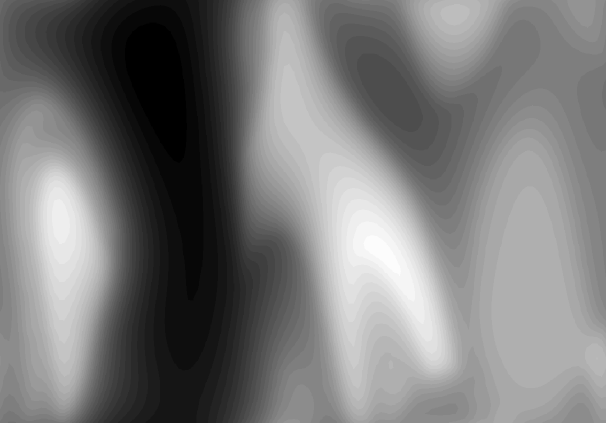
#> input picture Q001-Grav.bmp, 1212 x 845 px (shown at 1/2 size); its folder holds only this picture in this run
$ python 'Synthetic Noddy.py'
#> lines starting #> are read from the running program, lines starting #| are printed output that depends on the picture
import os
import numpy as np
from PIL import Image
from scipy import ndimage
import matplotlib.pyplot as plt
import matplotlib.patches as mpatches
from matplotlib.colors import ListedColormap
from scipy.ndimage import zoom

# This part of the code is for data preparation

# Define lithology mappings for each Q file
lithology_mappings = {
    'Q001': {
        1: 'Mafic volcanic',
        2: 'Sedimentary cover',
        3: 'Psammitic sediment',
        4: 'Felsic intrusive',
        5: 'Pelitic sediment'
    },
    'Q002': {
        1: 'Metamorphic rocks',
        2: 'Sedimentary cover',
        3: 'Psammitic sediment',
        4: 'Pelitic sediment'
    },
    'Q003': {
        1: 'Sedimentary cover',
        2: 'Psammitic sediment',
        3: 'Felsic intrusive',
        4: 'Pelitic sediment'
    },
    'Q004': {
        1: 'Sedimentary cover',
        2: 'Psammitic sediment',
        3: 'Felsic intrusive',
        4: 'Pelitic sediment'
    },
    'Q005': {
        1: 'Chert',
        2: 'Carbonaceous rock',
        3: 'Sedimentary cover',
        4: 'Psammitic sediment',
        5: 'Felsic intrusive',
        6: 'Pelitic sediment'
    },
    'Q006': {
        1: 'Intermediate intrusive',
        2: 'Chert',
        3: 'Sedimentary cover',
        4: 'Carbonaceous rock',
        5: 'Pelitic sediment',
        6: 'Psammitic sediment'
    }
}

def create_output_dir():
    """Create output directory if it doesn't exist."""
    output_dir = "SyntheticNoddy"
    if not os.path.exists(output_dir):
        os.makedirs(output_dir)
        print(f"Created output directory: {output_dir}")
    else:
        print(f"Output directory already exists: {output_dir}")
    return output_dir


def load_bmp_to_matrix(file_path, expected_shape=None, keep_color=False):
    """Load BMP file into numpy matrix."""
    try:
        img = Image.open(file_path)
        if not keep_color and img.mode != 'L':
            img = img.convert('L')

        # Use different data types for color vs grayscale
        if keep_color:
            matrix = np.array(img)  # Keep as uint8 for color images
        else:
            matrix = np.array(img, dtype=np.float64)  # Use float64 for geophysical data

        if expected_shape and matrix.shape[:2] != expected_shape:
            print(f"Warning: {file_path} has shape {matrix.shape}, expected {expected_shape}")

        return matrix
    except Exception as e:
        print(f"Error loading {file_path}: {str(e)}")
        return None


def calculate_1vd(matrix):
    """Calculate the first vertical derivative (1VD) with smoothing."""
    # Apply slight smoothing to reduce noise before differentiation
    smoothed = ndimage.gaussian_filter(matrix, sigma=0.5)
    # Calculate gradient with proper spacing
    grad_y = np.gradient(smoothed, axis=0)
    return grad_y


def calculate_tile(matrix, window_size=3):
    """Calculate tile (local mean)."""
    return ndimage.uniform_filter(matrix, size=window_size)


def calculate_analytical_signal(matrix):
    """Calculate the analytical signal magnitude with improved method."""
    # Apply slight smoothing to reduce noise
    smoothed = ndimage.gaussian_filter(matrix, sigma=0.5)

    # Calculate gradients
    grad_y, grad_x = np.gradient(smoothed)

    # Calculate analytical signal
    analytical_signal = np.sqrt(grad_x ** 2 + grad_y ** 2)

    # Apply slight smoothing to the result to create smoother surfaces
    analytical_signal = ndimage.gaussian_filter(analytical_signal, sigma=0.3)

    return analytical_signal


def plot_geophysics(data, title, filename):
    """Create and save geophysics figure with proper formatting and better visualization."""
    fig, ax = plt.subplots(figsize=(12, 9))

    # Handle potential NaN or infinite values
    data_clean = np.nan_to_num(data, nan=0.0, posinf=0.0, neginf=0.0)

    # Use percentile-based clipping for better contrast
    vmin, vmax = np.percentile(data_clean, [2, 98])

    # Plot with y-axis increasing upward
    extent = [0, data.shape[1], 0, data.shape[0]]

    # Use different colormaps for different data types
    if '1VD' in title:
        cmap = 'RdBu_r'  # Red-Blue colormap for derivatives
    elif 'analytical' in title.lower():
        cmap = 'hot'  # Hot colormap for analytical signal
    else:
        cmap = 'viridis'  # Default colormap

    im = ax.imshow(data_clean, cmap=cmap, extent=extent, aspect='equal',
                   origin='lower', vmin=vmin, vmax=vmax, interpolation='bilinear')

    ax.set_title(title, fontsize=14, pad=20)
    ax.set_xlabel('X Coordinate', fontsize=12)
    ax.set_ylabel('Y Coordinate', fontsize=12)

    # Add colorbar with better formatting
    cbar = fig.colorbar(im, ax=ax, shrink=0.8, pad=0.02)

    # Set colorbar label based on data type
    if '1VD' in title:
        cbar.set_label('1VD (nT/m or mGal/m)', rotation=270, labelpad=20)
    elif 'analytical' in title.lower():
        cbar.set_label('Analytical Signal Amplitude', rotation=270, labelpad=20)
    elif 'tile' in title.lower():
        cbar.set_label('Filtered Amplitude', rotation=270, labelpad=20)
    else:
        cbar.set_label('Intensity', rotation=270, labelpad=20)

    # Add grid for better readability
    ax.grid(True, alpha=0.3)

    plt.tight_layout()
    fig.savefig(filename, dpi=300, bbox_inches='tight')
    plt.close(fig)

    print(f"Saved: {filename} (Range: {vmin:.3f} to {vmax:.3f})")


# [106 lines left out: functions expand_planview_to_geophysics_size, plot_planview, not called in this run]


def process_geophysical_data():
    """Process all gravity and magnetic data files."""
    results = {}
    for i in range(1, 7):
        for field_type in ['Grav', 'Mag']:
            file_name = f"Q{i:03d}-{field_type}.bmp"

            if os.path.exists(file_name):
                print(f"Processing {file_name}...")
                matrix = load_bmp_to_matrix(file_name, expected_shape=(845, 1212))
#> in load_bmp_to_matrix, img is the input picture: PIL image 1212x845 RGB; min 0, max 252, mean 121.2
                if matrix is not None:
                    # Calculate derivatives
                    vd_1 = calculate_1vd(matrix)
#> in calculate_1vd, `grad_y = np.gradient(smoothed, axis=0)`:
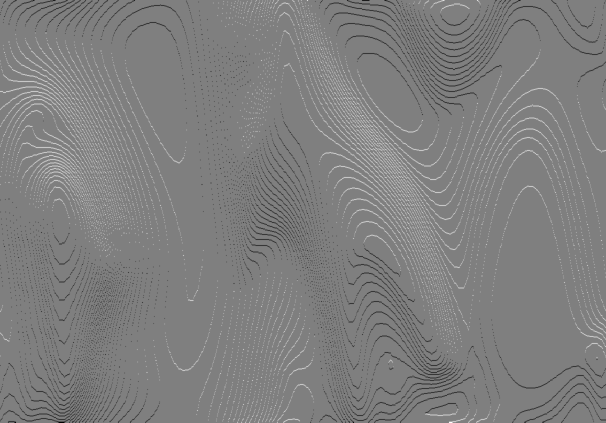
#> grad_y: shape (845, 1212) float64 (shown at 1/2 size); min -5.5, max 5.5, mean 0.00637; drawn with min black and max white
                    tile_result = calculate_tile(matrix)
                    analytical_sig = calculate_analytical_signal(matrix)
#> in calculate_analytical_signal, `grad_y, grad_x = np.gradient(smoothed)`:
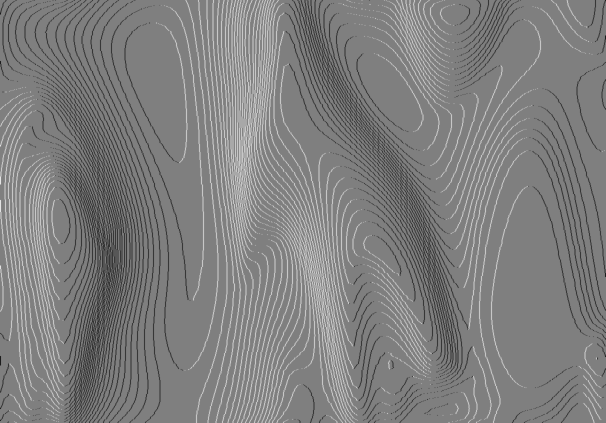
#> grad_x: shape (845, 1212) float64 (shown at 1/2 size); min -5.5, max 5.5, mean 0.00852; drawn with min black and max white
#> in calculate_analytical_signal, `analytical_signal = np.sqrt(grad_x ** 2 + grad_y ** 2)`:
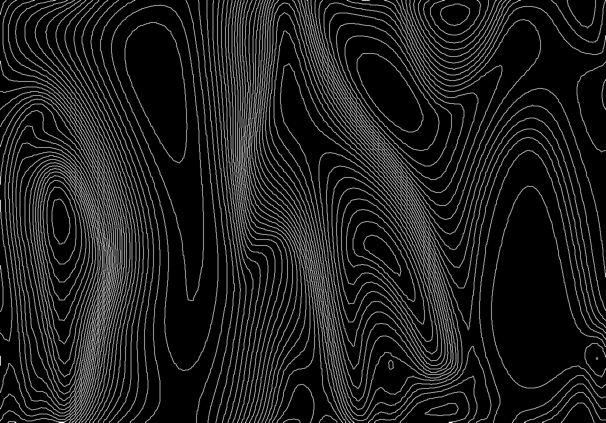
#> analytical_signal: shape (845, 1212) float64 (shown at 1/2 size); min 0, max 5.67, mean 0.62; drawn with min black and max white

                    # Print statistics for debugging
                    print(f"  Raw data range: {matrix.min():.3f} to {matrix.max():.3f}")
                    print(f"  1VD range: {vd_1.min():.3f} to {vd_1.max():.3f}")
                    print(f"  Analytical signal range: {analytical_sig.min():.3f} to {analytical_sig.max():.3f}")

                    results[file_name] = {
                        'raw': matrix,
                        '1VD': vd_1,
                        'tile': tile_result,
                        'analytical_signal': analytical_sig
                    }
            else:
                print(f"File {file_name} not found, skipping...")
    return results


def process_planview_data():
    """Process all planview files with original colors."""
    results = {}
    for i in range(1, 7):
        file_name = f"Q{i:03d}-planview.bmp"

        if os.path.exists(file_name):
            print(f"Processing {file_name}...")
            matrix = load_bmp_to_matrix(file_name, expected_shape=(342, 490), keep_color=True)
            if matrix is not None:
                results[file_name] = matrix
        else:
            print(f"File {file_name} not found, skipping...")
    return results


def validate_exported_data(file_path, expected_shape=None, min_size_kb=100):
    """Validate that exported data meets expectations."""
    try:
        # Check file size
        file_size_kb = os.path.getsize(file_path) / 1024
        if file_size_kb < min_size_kb:
            print(f"  Warning: File size is small ({file_size_kb:.1f}KB < {min_size_kb}KB) - {file_path}")

        # Check data shape if expected_shape is provided
        if expected_shape:
            data = np.load(file_path)
            for key, arr in data.items():
                if arr.shape[:2] != expected_shape:
                    print(f"  Warning: Array {key} has shape {arr.shape}, expected {expected_shape} - {file_path}")
                else:
                    print(f"  Validation OK: {key} has correct shape {expected_shape} - {file_path}")
            data.close()

        return True
    except Exception as e:
        print(f"  Error validating {file_path}: {str(e)}")
        return False


def save_results(output_dir, geophys_data, planview_data):
    """Save all results including figures and data."""
    # Create subdirectories
    fig_dir = os.path.join(output_dir, "Figures")
    data_dir = os.path.join(output_dir, "Data")
    os.makedirs(fig_dir, exist_ok=True)
    os.makedirs(data_dir, exist_ok=True)

    print("\nSaving planview figures...")
    # Save planview figures
    for pv_key, pv_data in planview_data.items():
        base_name = os.path.splitext(pv_key)[0]
        q_number = pv_key[:4]  # Extract Q number (e.g., 'Q001')

        # Save original size figure
        fig_path = os.path.join(fig_dir, f"{base_name}.png")
        plot_planview(pv_data,
                      f"Plan View: {pv_key.replace('.bmp', '')}",
                      fig_path,
                      expanded=False,
                      q_number=q_number)

        # Expand planview to match geophysics size
        expanded_pv = expand_planview_to_geophysics_size(pv_data)

        # Save expanded figure
        fig_path = os.path.join(fig_dir, f"{base_name}_expanded.png")
        plot_planview(expanded_pv,
                      f"Plan View (Expanded): {pv_key.replace('.bmp', '')}",
                      fig_path,
                      expanded=True,
                      q_number=q_number)

        # Verify expansion worked
        if expanded_pv.shape[:2] != (845, 1212):
            print(f"Error: Expanded planview has wrong shape {expanded_pv.shape}, expected (845, 1212)")

        # Save both original and expanded data
        data_path = os.path.join(data_dir, f"{base_name}_processed.npz")
        np.savez_compressed(data_path, original=pv_data, expanded=expanded_pv)

        # Validate the saved file
        print(f"\nValidating {data_path}:")
        validate_exported_data(data_path, expected_shape=(845, 1212), min_size_kb=100)

        # Print array info for debugging
        with np.load(data_path) as data:
            print("  Contents:")
            for key in data.files:
                arr = data[key]
                print(f"    {key}: shape={arr.shape}, dtype={arr.dtype}, size={arr.nbytes / 1024:.1f}KB")
                if arr.dtype == np.uint8:
                    print(f"      Values: unique={len(np.unique(arr))}, min={arr.min()}, max={arr.max()}")
                else:
                    print(f"      Values: min={arr.min():.3f}, max={arr.max():.3f}")

    print("\nSaving geophysical figures...")
    # Save geophysical data figures and data
    for geo_key, geo_data in geophys_data.items():
        base_name = os.path.splitext(geo_key)[0]

        # Save raw data figure
        fig_path = os.path.join(fig_dir, f"{base_name}_raw.png")
        plot_geophysics(geo_data['raw'],
                        f"Raw Data: {geo_key.replace('.bmp', '')}",
                        fig_path)

        # Save processed data figures
        for proc_type in ['1VD', 'tile', 'analytical_signal']:
            fig_path = os.path.join(fig_dir, f"{base_name}_{proc_type}.png")
            plot_geophysics(geo_data[proc_type],
                            f"{proc_type}: {geo_key.replace('.bmp', '')}",
                            fig_path)

        # Save data
        data_path = os.path.join(data_dir, f"{base_name}_processed.npz")
        np.savez_compressed(data_path, **geo_data)

        # Validate the saved file
        print(f"\nValidating {data_path}:")
        validate_exported_data(data_path, expected_shape=(845, 1212), min_size_kb=1000)

        # Print array info for debugging
        with np.load(data_path) as data:
            print("  Contents:")
            for key in data.files:
                arr = data[key]
                print(f"    {key}: shape={arr.shape}, dtype={arr.dtype}, size={arr.nbytes / 1024:.1f}KB")
                print(f"      Values: min={arr.min():.3f}, max={arr.max():.3f}")

    print(f"\nAll results saved to: {output_dir}")


def main():
    print("Starting processing...")

    # Create output directory
    output_dir = create_output_dir()

    print("\nProcessing geophysical data...")
    geophys_data = process_geophysical_data()
#|   Raw data range: 0.000 to 252.000
#|   1VD range: -5.504 to 5.504
#|   Analytical signal range: 0.000 to 5.648
#> geophys_data = 1 item

    print("\nProcessing planview data...")
    planview_data = process_planview_data()

    if geophys_data or planview_data:
        print("\nSaving results...")
        save_results(output_dir, geophys_data, planview_data)
#> the loop in save_results, `for geo_key, geo_data in geophys_data.items():` made 1 pass
#> (geo_key, file_size_kb in validate_exported_data) on pass 1: ('Q001-Grav.bmp', 3824.1)
#> (printed output is left out)
#> pass 1, in plot_geophysics, `fig.savefig(filename, dpi=300, bbox_inches='tight')`:
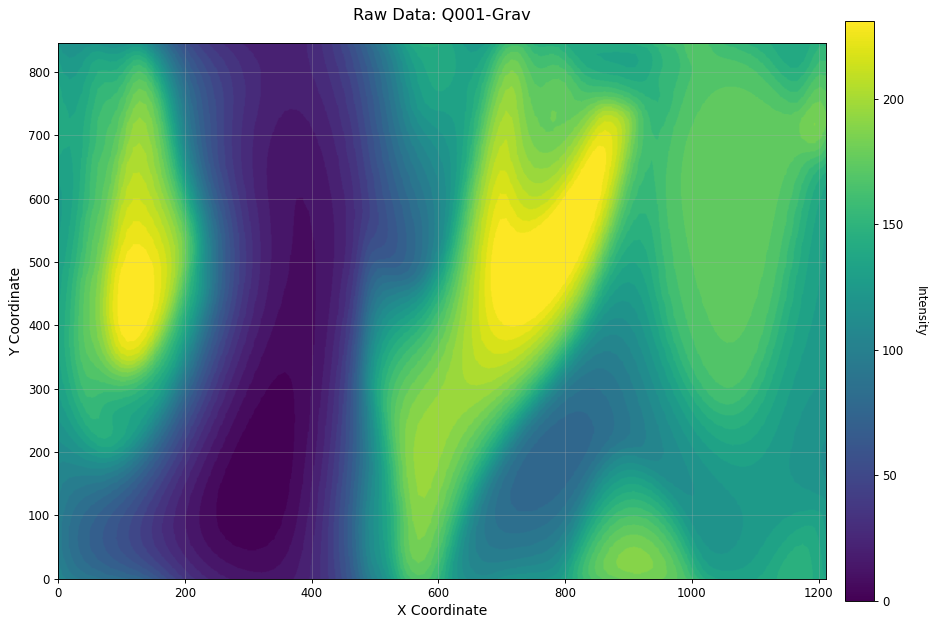
#> figure drawn by matplotlib, 2 panels
#> pass 1, in plot_geophysics (call 2), `fig.savefig(filename, dpi=300, bbox_inches='tight')`:
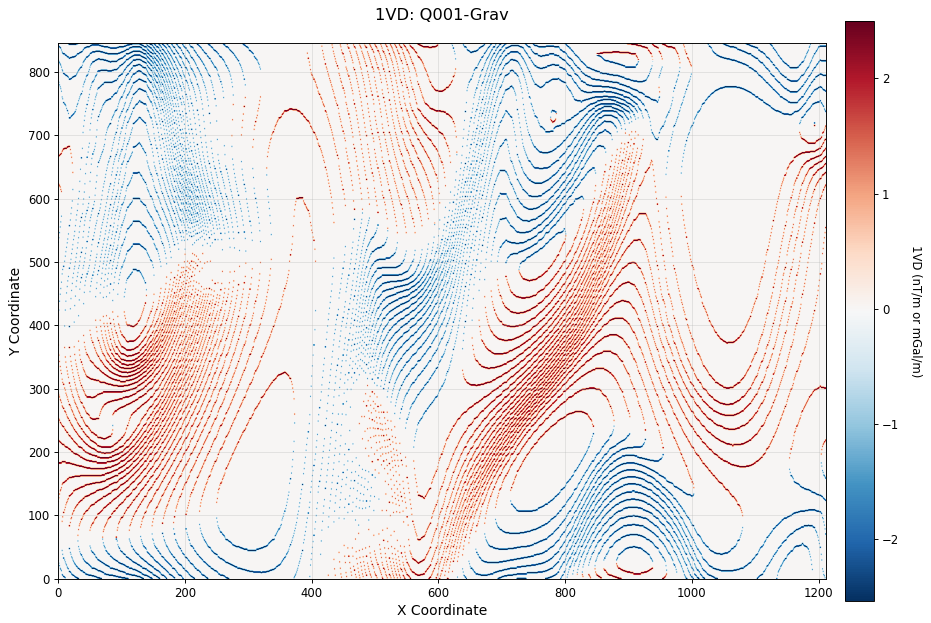
#> figure drawn by matplotlib, 2 panels
#> pass 1, in plot_geophysics (call 4), `fig.savefig(filename, dpi=300, bbox_inches='tight')`:
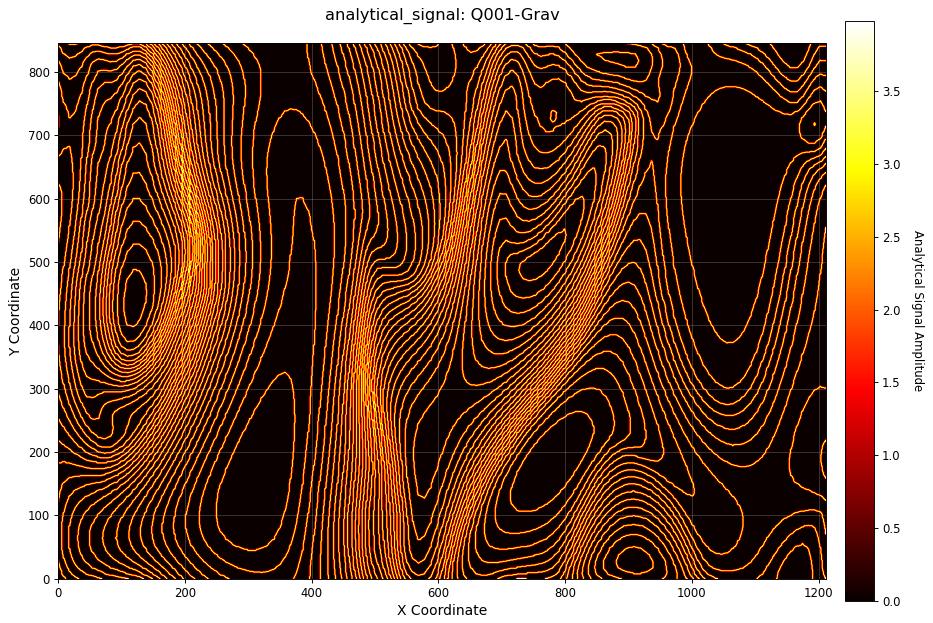
#> figure drawn by matplotlib, 2 panels
        print("\nProcessing complete!")
    else:
        print("\nNo data files found to process.")


if __name__ == "__main__":
    main()
